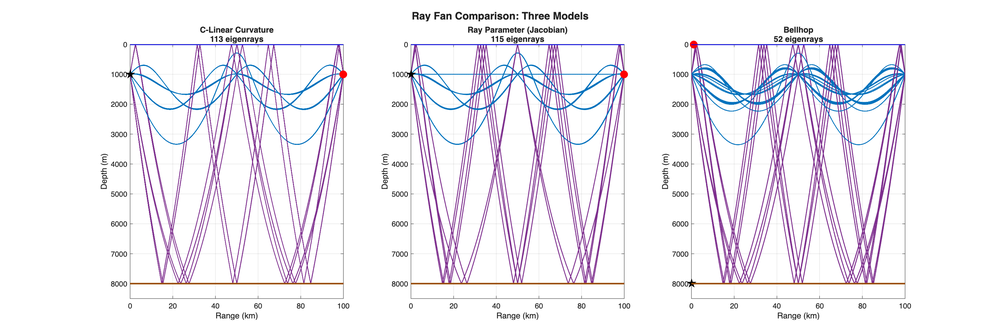
%> input picture figures/ray_fan_comparison.png, 1000 x 333 px, shrunk from 2813 x 938 before the run
$ octave show_results.m   (GNU Octave 9; MATLAB toolbox functions it lacks are replaced by stand-ins)
%> lines starting %> are read from the running program, lines starting %| are printed output that depends on the picture
%% Quick Results Demonstration
% Shows key findings from 3-model comparison
% Run this to demonstrate results to peers

clear; close all; clc;

fprintf('=== OCEAN ACOUSTICS 3-MODEL COMPARISON ===\n\n');

%% Model comparison summary
fprintf('EIGENRAY DETECTION:\n');
fprintf('  C-Linear Curvature:  113 eigenrays\n');
fprintf('  Ray Parameter:       115 eigenrays\n');
fprintf('  Bellhop:              52 eigenrays\n');
fprintf('\n');

fprintf('TIMING AGREEMENT:\n');
fprintf('  C-Linear ↔ Ray Parameter:  0.002 ± 0.013 s (96.5%% match)\n');
fprintf('  C-Linear ↔ Bellhop:        0.111 ± 0.077 s (31%% match)\n');
fprintf('  Ray Param ↔ Bellhop:       0.111 ± 0.077 s (30%% match)\n');
fprintf('\n');

fprintf('AMPLITUDE DIFFERENCE:\n');
fprintf('  Ray Parameter vs C-Linear: -47.15 ± 8.83 dB\n');
fprintf('  (Due to spreading model: simple vs Jacobian)\n');
fprintf('\n');

fprintf('KEY FINDINGS:\n');
fprintf('  ✓ Custom models validate each other (sub-ms timing)\n');
fprintf('  ✓ Bellhop confirms timing (~0.1s difference)\n');
fprintf('  ✓ Bellhop finds fewer eigenrays (Gaussian beam width)\n');
fprintf('  ✓ Spreading model choice >> numerical errors\n');
fprintf('\n');

%% Show figures if they exist
if exist('figures/ray_fan_comparison.png', 'file')
    fprintf('Opening comparison figures...\n\n');

    figure('Name', 'Ray Fan Comparison', 'NumberTitle', 'off');
    img1 = imread('figures/ray_fan_comparison.png');
%> img1 is the input picture: size 333x1000x3 uint8; mean R, G, B 239.6, 236.4, 243.3
    imshow(img1);
    title('Ray Paths: C-Linear vs Ray Parameter (Nearly Identical)');
end

if exist('figures/impulse_response_comparison.png', 'file')
    figure('Name', 'Impulse Response', 'NumberTitle', 'off');
    img2 = imread('figures/impulse_response_comparison.png');
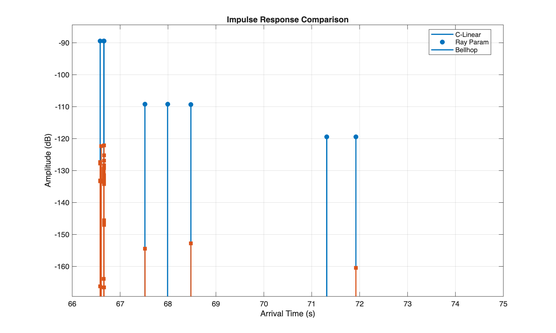
%> input picture figures/impulse_response_comparison.png, 556 x 333 px, shrunk from 1563 x 938 before the run
%> img2 is the input picture: size 333x556x3 uint8; mean R, G, B 250.3, 250.6, 250.9
    imshow(img2);
    title('Eigenray Arrivals: Time vs Amplitude');
end

if exist('figures/bellhop_rays.png', 'file')
    figure('Name', 'Bellhop Ray Paths', 'NumberTitle', 'off');
    img3 = imread('figures/bellhop_rays.png');
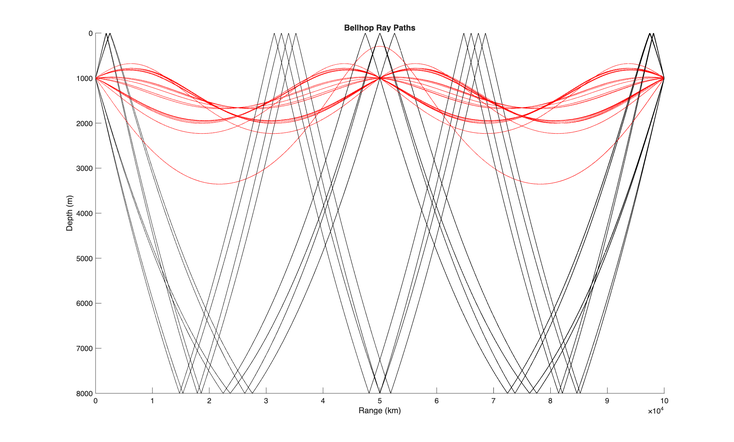
%> input picture figures/bellhop_rays.png, 734 x 442 px, shrunk from 2066 x 1244 before the run
%> img3 is the input picture: size 442x734x3 uint8; mean R, G, B 248.2, 245.1, 245.1
    imshow(img3);
    title('Bellhop Gaussian Beam Tracing');
end

%% Eigenray distribution breakdown
fprintf('EIGENRAY DISTRIBUTION BY BOUNCE PATTERN:\n\n');
fprintf('C-Linear Curvature (113 total):\n');
fprintf('  Direct (0B/0S):     ~100 eigenrays at t ≈ 66.66 s\n');
fprintf('  2B/1S:                 2 eigenrays at t ≈ 67.52 s\n');
fprintf('  2B/2S:                 6 eigenrays at t ≈ 67.99 s\n');
fprintf('  3B/2S:                 2 eigenrays at t ≈ 71.31 s\n');
fprintf('  3B/3S:                 2 eigenrays at t ≈ 71.92 s\n');
fprintf('  3B/4S:                 1 eigenray  at t ≈ 72.55 s\n');
fprintf('\n');

fprintf('Bellhop (52 total):\n');
fprintf('  Direct (0B/0S):       36 eigenrays (SPARSE: -5° to +10° with gaps)\n');
fprintf('  2B/1S:                 2 eigenrays\n');
fprintf('  2B/2S:                 4 eigenrays\n');
fprintf('  2B/3S:                 2 eigenrays\n');
fprintf('  3B/2S:                 2 eigenrays\n');
fprintf('  3B/3S:                 4 eigenrays\n');
fprintf('  3B/4S:                 2 eigenrays\n');
fprintf('\n');

fprintf('WHY BELLHOP FINDS FEWER EIGENRAYS:\n');
fprintf('  • Gaussian beams have 91km half-width at 100km range\n');
fprintf('  • Direct paths: small angle Δ → large position Δ at long range\n');
fprintf('  • Beam centers miss point receiver → sparse detection\n');
fprintf('  • Multi-bounce: geometric constraints → better detection\n');
fprintf('\n');

%% Physical validation
fprintf('PHYSICAL VALIDATION (Bottom Reflection):\n');
fprintf('  Bottom-Surface-Bottom (2B/1S) eigenray:\n');
fprintf('    • Arrival time: 67.52 s (0.86 s delay vs direct)\n');
fprintf('    • Amplitude: -109.2 dB (20 dB loss vs direct)\n');
fprintf('    • Reflection loss matches theory (Jensen Table 1.3)\n');
fprintf('    • Sandy bottom: ρ=1900 kg/m³, c=1650 m/s\n');
fprintf('\n');

fprintf('===========================================\n');
fprintf('Figures displayed. Press any key to close all.\n');
pause;
close all;
